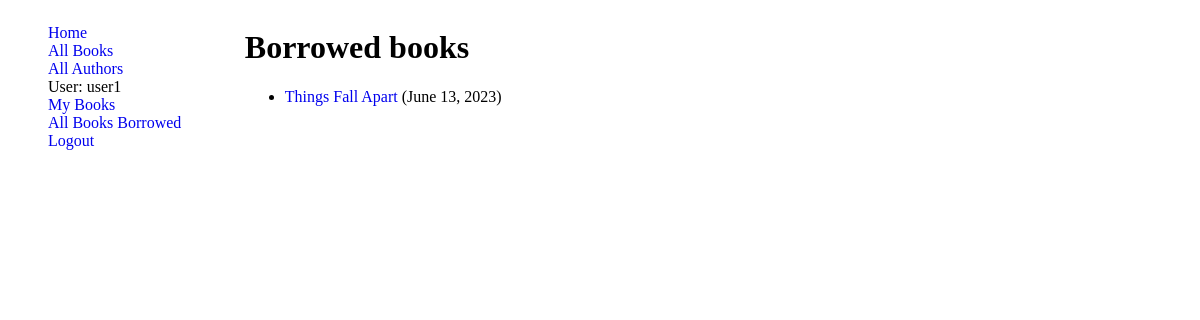
Before: /catalog/mybooks/ (signed in) with the older database file.
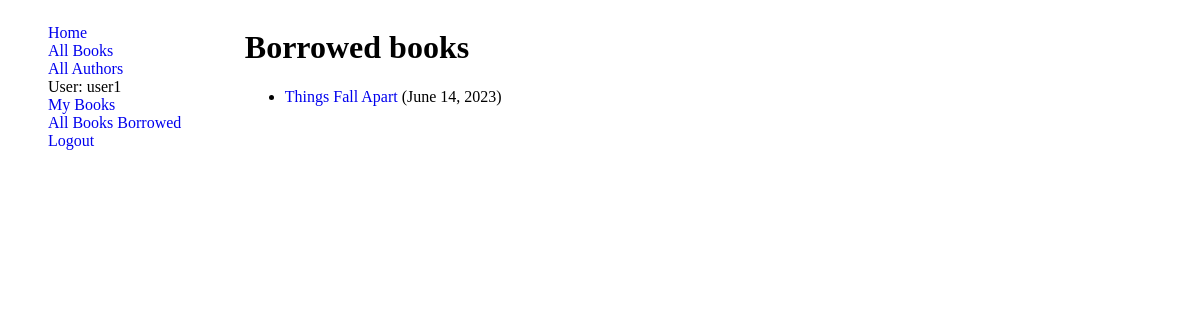
After: the same page with the newer database file.
### catalog/models.py (models this page shows, shortened)
class BookInstance(models.Model):
    LOAN_STATUS = (
        ('m', 'Maintenance'),
        ('o', 'On loan'),
        ('a', 'Available'),
        ('r', 'Reserved'),
    )
    id = models.UUIDField(primary_key=True, default=uuid.uuid4, help_text='Unique ID for this particular book across whole library')
    book = models.ForeignKey(Book, on_delete=models.RESTRICT, null=True)
    imprint = models.CharField(max_length=150)
    due_back = models.DateField(blank=True, null=True)
    status =models.CharField(max_length=1, choices=LOAN_STATUS, default='m',help_text='Book availability',)
    borrower = models.ForeignKey(User, on_delete=models.SET_NULL, null=True, blank=True)
    class Meta:
        ordering = ['due_back']
        verbose_name = 'Book Instance'
    @property
    def is_overdue(self):
        if self.due_back:
            return bool(self.due_back and date.today() > self.due_back)
    class Meta:
        permissions = (("can_mark_returned", "Set book as returned"), ("can_renew", "Can renew Borrwed Book") )

class Book(models.Model):
    title = models.CharField(max_length=100)
    author = models.ForeignKey(Author, on_delete=models.SET_NULL, null=True, )
    summary = models.TextField(max_length=1000, help_text='Enter a brief description of the book')
    language = models.ForeignKey(Language,  on_delete=models.SET_NULL, null=True)
    genre = models.ManyToManyField(Genre, help_text='Select a genre for this book')
    ISBN = models.CharField('ISBN', max_length=13, unique=True,  help_text='13 Character <a href="https://www.isbn-international.org/content/what-isbn">ISBN number</a>')

### catalog/views.py (the view)
# urls.py: path('mybooks/', LoanedBooksByUserListView.as_view(), name="loaned-books" ),
class LoanedBooksByUserListView(LoginRequiredMixin, ListView):
    model = BookInstance
    template_name = 'lonedbookes-by-user.html'
    context_object_name = 'borrowedBooks'
    def get_queryset(self):
        QS = BookInstance.objects.filter(borrower = self.request.user).filter(status__exact = 'o').order_by('due_back')
        return QS

### templates/lonedbookes-by-user.html
{% extends "base.html" %}
{% block content %}
    <h1>Borrowed books</h1>
    {% if borrowedBooks %}
    <ul>
      {% for bk in borrowedBooks %}
      <li class="{% if bk.is_overdue %}text-danger{% endif %}">
        <a href="{% url 'book-detail' bk.book.pk %}">{{ bk.book.title }}</a> ({{ bk.due_back }})
      </li>
      {% endfor %}
    </ul>
    {% else %}
      <p>There are no books borrowed.</p>
    {% endif %}
{% endblock %}

Changed rows visible on the page:
changed BookInstance "Things Fall Apart": due_back "June 13, 2023" → "June 14, 2023"
